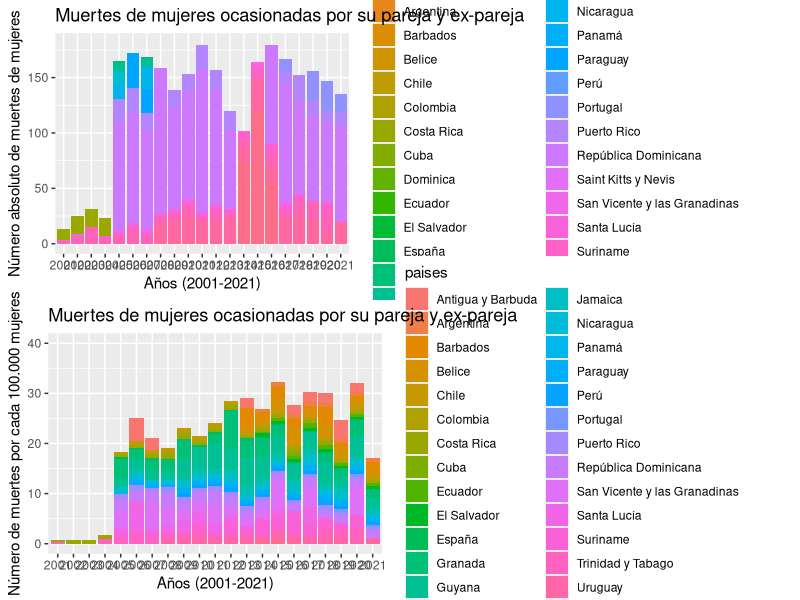
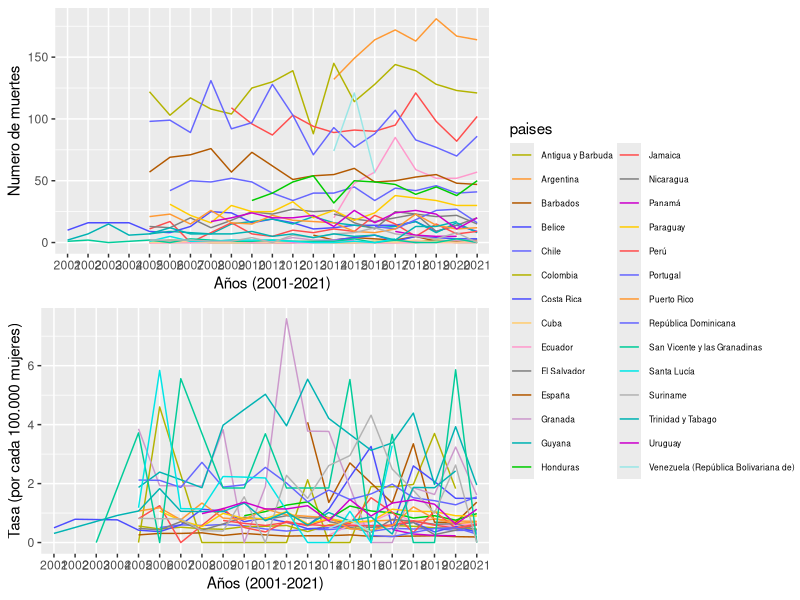

Write the R code that produced these figures, in order.
## ---- chunk 1
library(readxl)
library(tidyverse)
library(tidyr)
library(cowplot)
## ---- chunk 2
getwd()
## ---- chunk 3
data <- read_excel("BaseDeDatosOriginal.xlsx")
## ---- chunk 4
head(data)
## ---- chunk 5
data<- data %>% rename(valor = value) %>% rename(tipodevalor = Tipodevalor) %>% rename(paises = País__ESTANDAR) %>% rename(anio = Años__ESTANDAR)

## ---- chunk 6
head(data)
## ---- chunk 7
data <- data %>% select(paises, anio, valor, tipodevalor) %>% arrange(anio)
## ---- chunk 8
head(data, 10)
## ---- chunk 9
data<- na.omit(data)
## ---- chunk 10
head(data, 10)
## ---- chunk 11
head(data$valor, 10)
## ---- chunk 12
data$valor<- round(data$valor, 2)
## ---- chunk 13
head(data$valor, 10)
## ---- chunk 14
grafico1 <- data %>% filter(tipodevalor == "Número absoluto") %>%
ggplot(aes(x = anio, y = valor, fill = paises)) +
  geom_bar(stat = "identity") +
  xlab("Años (2001-2021)") +
  ylab("Número absoluto de muertes de mujeres") +
  ggtitle("Muertes de mujeres ocasionadas por su pareja y ex-pareja") +
  scale_y_continuous(limits=c(0, max(data$valor)))
## ---- chunk 15
grafico2 <- data %>% filter(tipodevalor == "Tasa (por cada 100.000 mujeres)") %>%
  ggplot(aes(x = anio, y = valor, fill = paises))  +
  geom_bar(stat = "identity") +
  xlab("Años (2001-2021)") +
  ylab("Número de muertes por cada 100.000 mujeres") + 
  ggtitle("Muertes de mujeres ocasionadas por su pareja y ex-pareja") +
  scale_y_continuous(limits=c(0, max(40)))
## ---- chunk 16
gridExtra::grid.arrange(grafico1, grafico2, newpage = TRUE, nrow= 2)
## ---- chunk 17
colors_vec <- c("#4d4dff", "#00b3b3", "#00cc99", "#b3b300", "#b35900", "#cc99cc", "#ff4d4d", "#808080", "#ff9933", "#6666ff", "#00e6e6", "#b3b3b3", "#ff66ff", "#ffcc99", "#99ff99", "#ff6666", "#b3b300", "#00b3b3", "#ff99cc", "#6666ff", "#ffcc00", "#cc00cc", "#ff4d4d", "#00cc00", "#b35900", "#4d4dff", "#808080", "#FF9933", "#99E6E6", "#FF99CC", "#6666FF", "#FFCC70", "#CC00CC")
names(colors_vec) <- c("Costa Rica", "Trinidad y Tabago", "San Vicente y las Granadinas", "Colombia", "España", "Granada", "Jamaica", "Nicaragua", "Puerto Rico", "República Dominicana", "Santa Lucía", "Suriname", "Dominica", "Saint Kitts y Nevis", "Islas Vírgenes Británicas", "Anguila", "Antigua y Barbuda", "Guyana", "Montserrat", "Chile", "Paraguay", "Uruguay", "Perú", "Honduras", "Barbados", "Belice", "El Salvador", "Argentina", "Venezuela (República Bolivariana de)", "Ecuador", "Portugal", "Cuba", "Panamá")
## ---- chunk 18
line_absoluto = data %>%
  filter(tipodevalor == 'Número absoluto') %>%
  ggplot(aes(x = anio, y = valor, color = paises)) +
  geom_line(aes(group = paises)) +
  scale_color_manual(values = colors_vec) +
  labs(title = "Tendencia en numero de muertes de mujeres ocasionadas por parejas y  ex-parejas",
       x = "Años (2001-2021)",
       y = "Numero de muertes") 
## ---- chunk 19
line_tasa = data %>%
  filter(tipodevalor == 'Tasa (por cada 100.000 mujeres)') %>%
  ggplot(aes(x = anio, y = valor, color = paises)) +
  geom_line(aes(group = paises)) +
  scale_color_manual(values = colors_vec) +
  labs(title = "Tendencia en la tasa de muertes de mujeres ocasionadas por parejas y  ex-parejas",
       x = "Años (2001-2021)",
       y = "Tasa (por cada 100.000 mujeres)") 
## ---- chunk 20
legend = get_legend(line_tasa + theme(legend.text = element_text(size = 6)))
gridExtra::grid.arrange(line_absoluto + theme(legend.position = 'none', plot.title = element_blank()), line_tasa + theme(legend.position = 'none', plot.title = element_blank()), left = NULL, right = legend, newpage = TRUE, top = NULL, bottom = NULL)
